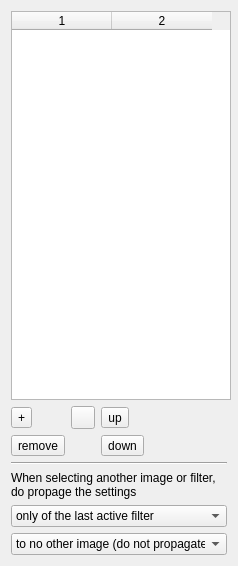
<?xml version="1.0" encoding="UTF-8"?>
<ui version="4.0">
 <comment>Copyright (C) 2012 Robert Chéramy (robert@cheramy.net)

This file is part of YASW (Yet Another Scan Wizard).

YASW is free software: you can redistribute it and/or modify
it under the terms of the GNU General Public License as published by
the Free Software Foundation, either version 3 of the License, or
(at your option) any later version.

YASW is distributed in the hope that it will be useful,
but WITHOUT ANY WARRANTY; without even the implied warranty of
MERCHANTABILITY or FITNESS FOR A PARTICULAR PURPOSE.  See the
GNU General Public License for more details.

You should have received a copy of the GNU General Public License
along with YASW.  If not, see http://www.gnu.org/licenses/.
</comment>
 <class>ImageTableWidget</class>
 <widget class="QWidget" name="ImageTableWidget">
  <property name="geometry">
   <rect>
    <x>0</x>
    <y>0</y>
    <width>238</width>
    <height>566</height>
   </rect>
  </property>
  <property name="sizePolicy">
   <sizepolicy hsizetype="Fixed" vsizetype="Fixed">
    <horstretch>0</horstretch>
    <verstretch>0</verstretch>
   </sizepolicy>
  </property>
  <property name="minimumSize">
   <size>
    <width>238</width>
    <height>0</height>
   </size>
  </property>
  <property name="maximumSize">
   <size>
    <width>238</width>
    <height>16777215</height>
   </size>
  </property>
  <property name="windowTitle">
   <string>Form</string>
  </property>
  <layout class="QGridLayout" name="gridLayout_2">
   <item row="0" column="0">
    <widget class="QTableWidget" name="images">
     <property name="sizePolicy">
      <sizepolicy hsizetype="Fixed" vsizetype="Expanding">
       <horstretch>0</horstretch>
       <verstretch>0</verstretch>
      </sizepolicy>
     </property>
     <property name="minimumSize">
      <size>
       <width>220</width>
       <height>0</height>
      </size>
     </property>
     <property name="maximumSize">
      <size>
       <width>220</width>
       <height>16777215</height>
      </size>
     </property>
     <property name="editTriggers">
      <set>QAbstractItemView::NoEditTriggers</set>
     </property>
     <property name="dragEnabled">
      <bool>false</bool>
     </property>
     <property name="dragDropOverwriteMode">
      <bool>false</bool>
     </property>
     <property name="dragDropMode">
      <enum>QAbstractItemView::NoDragDrop</enum>
     </property>
     <property name="selectionMode">
      <enum>QAbstractItemView::SingleSelection</enum>
     </property>
     <property name="iconSize">
      <size>
       <width>100</width>
       <height>100</height>
      </size>
     </property>
     <property name="showGrid">
      <bool>true</bool>
     </property>
     <property name="rowCount">
      <number>0</number>
     </property>
     <property name="columnCount">
      <number>2</number>
     </property>
     <attribute name="horizontalHeaderDefaultSectionSize">
      <number>100</number>
     </attribute>
     <attribute name="verticalHeaderVisible">
      <bool>false</bool>
     </attribute>
     <attribute name="verticalHeaderCascadingSectionResizes">
      <bool>false</bool>
     </attribute>
     <attribute name="verticalHeaderDefaultSectionSize">
      <number>100</number>
     </attribute>
     <column/>
     <column/>
    </widget>
   </item>
   <item row="1" column="0">
    <layout class="QGridLayout" name="gridLayout">
     <item row="1" column="0">
      <widget class="QToolButton" name="remove">
       <property name="toolTip">
        <string>remove selected image</string>
       </property>
       <property name="text">
        <string>remove</string>
       </property>
       <property name="icon">
        <iconset resource="icons/icons.qrc">
         <normaloff>:/icons/tango-icon-theme/list-remove.svg</normaloff>:/icons/tango-icon-theme/list-remove.svg</iconset>
       </property>
      </widget>
     </item>
     <item row="1" column="2">
      <widget class="QToolButton" name="down">
       <property name="toolTip">
        <string>Move the selected image down</string>
       </property>
       <property name="text">
        <string>down</string>
       </property>
       <property name="icon">
        <iconset resource="icons/icons.qrc">
         <normaloff>:/icons/tango-icon-theme/go-down.svg</normaloff>:/icons/tango-icon-theme/go-down.svg</iconset>
       </property>
      </widget>
     </item>
     <item row="0" column="2">
      <widget class="QToolButton" name="up">
       <property name="toolTip">
        <string>Move the selected image up</string>
       </property>
       <property name="text">
        <string>up</string>
       </property>
       <property name="icon">
        <iconset resource="icons/icons.qrc">
         <normaloff>:/icons/tango-icon-theme/go-up.svg</normaloff>:/icons/tango-icon-theme/go-up.svg</iconset>
       </property>
      </widget>
     </item>
     <item row="0" column="3">
      <spacer name="horizontalSpacer_2">
       <property name="orientation">
        <enum>Qt::Horizontal</enum>
       </property>
       <property name="sizeHint" stdset="0">
        <size>
         <width>13</width>
         <height>20</height>
        </size>
       </property>
      </spacer>
     </item>
     <item row="0" column="0">
      <widget class="QToolButton" name="add">
       <property name="toolTip">
        <string>Insert an image on the left</string>
       </property>
       <property name="text">
        <string>+</string>
       </property>
       <property name="icon">
        <iconset resource="icons/icons.qrc">
         <normaloff>:/icons/tango-icon-theme/list-add.svg</normaloff>:/icons/tango-icon-theme/list-add.svg</iconset>
       </property>
      </widget>
     </item>
     <item row="0" column="1">
      <widget class="QToolButton" name="addEmpty">
       <property name="toolTip">
        <string>Add an empty image to the left</string>
       </property>
       <property name="text">
        <string/>
       </property>
       <property name="icon">
        <iconset resource="icons/icons.qrc">
         <normaloff>:/icons/tango-icon-theme/document-new.svg</normaloff>:/icons/tango-icon-theme/document-new.svg</iconset>
       </property>
      </widget>
     </item>
    </layout>
   </item>
   <item row="2" column="0">
    <widget class="Line" name="line">
     <property name="orientation">
      <enum>Qt::Horizontal</enum>
     </property>
    </widget>
   </item>
   <item row="3" column="0">
    <widget class="QLabel" name="settingPolicyLabel">
     <property name="text">
      <string>When selecting another image or filter, do propage the settings</string>
     </property>
     <property name="wordWrap">
      <bool>true</bool>
     </property>
    </widget>
   </item>
   <item row="4" column="0">
    <widget class="QComboBox" name="settingFilterPolicy">
     <item>
      <property name="text">
       <string>only of the last active filter</string>
      </property>
     </item>
     <item>
      <property name="text">
       <string>of every filter</string>
      </property>
     </item>
    </widget>
   </item>
   <item row="5" column="0">
    <widget class="QComboBox" name="settingImagePolicy">
     <item>
      <property name="text">
       <string>to no other image (do not propagate)</string>
      </property>
     </item>
     <item>
      <property name="text">
       <string>to all following images of the side</string>
      </property>
     </item>
     <item>
      <property name="text">
       <string>to all images of the side</string>
      </property>
     </item>
    </widget>
   </item>
  </layout>
 </widget>
 <resources>
  <include location="icons/icons.qrc"/>
 </resources>
 <connections>
  <connection>
   <sender>add</sender>
   <signal>clicked()</signal>
   <receiver>ImageTableWidget</receiver>
   <slot>insertImage()</slot>
   <hints>
    <hint type="sourcelabel">
     <x>32</x>
     <y>375</y>
    </hint>
    <hint type="destinationlabel">
     <x>118</x>
     <y>207</y>
    </hint>
   </hints>
  </connection>
  <connection>
   <sender>remove</sender>
   <signal>clicked()</signal>
   <receiver>ImageTableWidget</receiver>
   <slot>removeSelected()</slot>
   <hints>
    <hint type="sourcelabel">
     <x>131</x>
     <y>375</y>
    </hint>
    <hint type="destinationlabel">
     <x>169</x>
     <y>250</y>
    </hint>
   </hints>
  </connection>
  <connection>
   <sender>up</sender>
   <signal>clicked()</signal>
   <receiver>ImageTableWidget</receiver>
   <slot>imageUp()</slot>
   <hints>
    <hint type="sourcelabel">
     <x>112</x>
     <y>393</y>
    </hint>
    <hint type="destinationlabel">
     <x>168</x>
     <y>391</y>
    </hint>
   </hints>
  </connection>
  <connection>
   <sender>down</sender>
   <signal>clicked()</signal>
   <receiver>ImageTableWidget</receiver>
   <slot>imageDown()</slot>
   <hints>
    <hint type="sourcelabel">
     <x>123</x>
     <y>421</y>
    </hint>
    <hint type="destinationlabel">
     <x>148</x>
     <y>430</y>
    </hint>
   </hints>
  </connection>
  <connection>
   <sender>addEmpty</sender>
   <signal>clicked()</signal>
   <receiver>ImageTableWidget</receiver>
   <slot>insertEmptyImage()</slot>
   <hints>
    <hint type="sourcelabel">
     <x>17</x>
     <y>392</y>
    </hint>
    <hint type="destinationlabel">
     <x>104</x>
     <y>167</y>
    </hint>
   </hints>
  </connection>
 </connections>
 <slots>
  <slot>removeSelected()</slot>
  <slot>imageUp()</slot>
  <slot>imageDown()</slot>
  <slot>insertImage()</slot>
  <slot>insertEmptyImage()</slot>
 </slots>
</ui>
